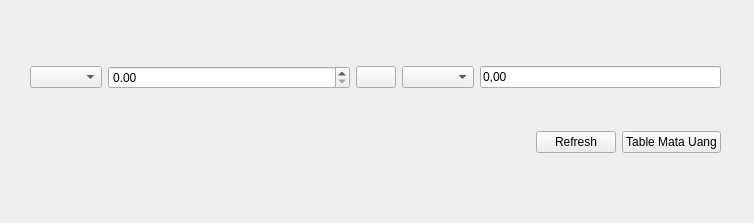
<?xml version="1.0" encoding="UTF-8"?>
<ui version="4.0">
 <class>ConverterWidget</class>
 <widget class="QWidget" name="ConverterWidget">
  <property name="geometry">
   <rect>
    <x>0</x>
    <y>0</y>
    <width>754</width>
    <height>223</height>
   </rect>
  </property>
  <property name="sizePolicy">
   <sizepolicy hsizetype="Fixed" vsizetype="Fixed">
    <horstretch>0</horstretch>
    <verstretch>0</verstretch>
   </sizepolicy>
  </property>
  <property name="minimumSize">
   <size>
    <width>754</width>
    <height>223</height>
   </size>
  </property>
  <property name="maximumSize">
   <size>
    <width>754</width>
    <height>223</height>
   </size>
  </property>
  <property name="windowTitle">
   <string>Currency Converter</string>
  </property>
  <widget class="QWidget" name="gridLayoutWidget">
   <property name="geometry">
    <rect>
     <x>30</x>
     <y>30</y>
     <width>691</width>
     <height>161</height>
    </rect>
   </property>
   <layout class="QGridLayout" name="gridLayout_2">
    <item row="0" column="0" colspan="4">
     <layout class="QHBoxLayout" name="horizontalLayout_2">
      <item>
       <widget class="QComboBox" name="cbFromCurrency"/>
      </item>
      <item>
       <widget class="QDoubleSpinBox" name="tfFromCurrency">
        <property name="sizePolicy">
         <sizepolicy hsizetype="Expanding" vsizetype="Fixed">
          <horstretch>0</horstretch>
          <verstretch>0</verstretch>
         </sizepolicy>
        </property>
        <property name="maximum">
         <double>99999999.989999994635582</double>
        </property>
       </widget>
      </item>
      <item>
       <widget class="QPushButton" name="btSwap">
        <property name="text">
         <string/>
        </property>
       </widget>
      </item>
      <item>
       <widget class="QComboBox" name="cbToCurrency"/>
      </item>
      <item>
       <widget class="QLineEdit" name="tfConvertResult">
        <property name="text">
         <string>0,00</string>
        </property>
        <property name="readOnly">
         <bool>true</bool>
        </property>
       </widget>
      </item>
     </layout>
    </item>
    <item row="1" column="3">
     <widget class="QPushButton" name="btShowTable">
      <property name="sizePolicy">
       <sizepolicy hsizetype="Fixed" vsizetype="Fixed">
        <horstretch>0</horstretch>
        <verstretch>0</verstretch>
       </sizepolicy>
      </property>
      <property name="text">
       <string>Table Mata Uang</string>
      </property>
     </widget>
    </item>
    <item row="1" column="0" colspan="2">
     <spacer name="horizontalSpacer">
      <property name="orientation">
       <enum>Qt::Horizontal</enum>
      </property>
      <property name="sizeHint" stdset="0">
       <size>
        <width>40</width>
        <height>20</height>
       </size>
      </property>
     </spacer>
    </item>
    <item row="1" column="2">
     <widget class="QPushButton" name="btRefresh">
      <property name="sizePolicy">
       <sizepolicy hsizetype="Fixed" vsizetype="Fixed">
        <horstretch>0</horstretch>
        <verstretch>0</verstretch>
       </sizepolicy>
      </property>
      <property name="text">
       <string>Refresh</string>
      </property>
     </widget>
    </item>
   </layout>
  </widget>
 </widget>
 <tabstops>
  <tabstop>cbFromCurrency</tabstop>
  <tabstop>tfFromCurrency</tabstop>
  <tabstop>cbToCurrency</tabstop>
  <tabstop>tfConvertResult</tabstop>
 </tabstops>
 <resources/>
 <connections/>
</ui>
